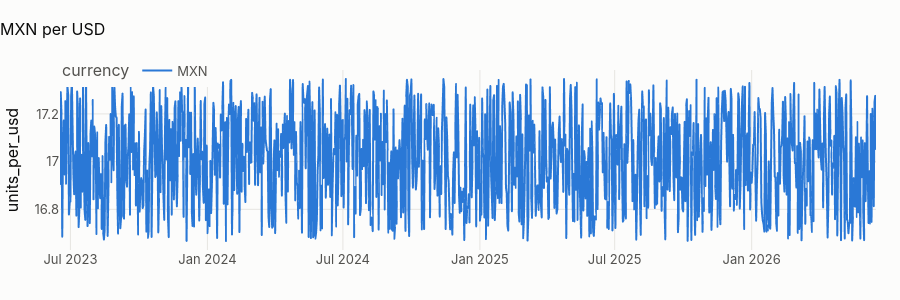

Notebook code for this chart:
### Markdown cell above
## 1 · The country's exchange rate

### Code cell
HOME = [country.COUNTRIES[c].home_currency for c in country.scope_codes(COUNTRY)]
fx = pl.q(f"""select currency, rate_date, usd_per_unit, 1 / usd_per_unit as units_per_usd
              from {{int_fx_usd}} where currency in ({", ".join(f"'{c}'" for c in HOME)}) order by 1, 2""")
fx["index_first_day_100"] = (
    100 * fx.units_per_usd / fx.groupby("currency").units_per_usd.transform("first")
)
fig = px.line(
    fx,
    x="rate_date",
    y="index_first_day_100" if len(HOME) > 1 else "units_per_usd",
    color="currency",
    title=f"{' / '.join(HOME)} per USD" + (" (first day = 100)" if len(HOME) > 1 else ""),
)
fig.update_layout(height=300, xaxis_title=None)
fig.show()
fxs = fx.groupby("currency").units_per_usd.agg(
    move_pct=lambda x: 100 * (x.iloc[-1] / x.iloc[0] - 1), cv_pct=lambda x: 100 * x.std() / x.mean()
)
show(fxs.round(2), paging=False)
move, cv = fxs.move_pct.iloc[0], fxs.cv_pct.iloc[0]
real = {
    "MX": "the peso moved between about 16.5 and 20.5 per dollar (2023–2025)",
    "CO": "the peso moved between about 3,800 and 4,500 per dollar (2023–2025)",
    "AR": "the official peso went from about 260 to over 1,000 per dollar (2023–2025), including a devaluation of "
    "more than 50 % in December 2023",
}
display(
    Markdown(
        (
            f"**{CTRY.home_currency} per USD moves {move:+.1f} % over three years (coefficient of variation {cv:.1f} %).** "
            f"In reality {real[COUNTRY]}. Every USD figure in this country is therefore "
            if COUNTRY != "ALL"
            else "**The three rates move "
            + ", ".join(f"{c} {r.move_pct:+.1f} %" for c, r in fxs.iterrows())
            + " over three years.** In reality "
            + "; ".join(real.values())
            + ". Every USD figure of the bank is therefore "
        )
        + "stable by construction; any feature meant to capture devaluation, inflation or real income cannot be validated "
        "here."
        + (
            " For Argentina this matters most: a real Argentine model must work in inflation-adjusted terms."
            if COUNTRY in ("AR", "ALL")
            else ""
        )
    )
)

### Figure 1 — Plotly figure (JSON) as saved in the notebook; plotly's stock layout.template omitted (floating-point values rounded to 4 significant figures; data arrays with more than 128 entries replaced by an {"elided": "..."} marker saying what was removed)
{"data": [{"hovertemplate": "currency=MXN<br>rate_date=%{x}<br>units_per_usd=%{y}<extra></extra>", "legendgroup": "MXN", "line": {"color": "#2a78d6", "dash": "solid"}, "marker": {"symbol": "circle"}, "mode": "lines", "name": "MXN", "showlegend": true, "type": "scattergl", "x": {"elided": "1097 str values"}, "xaxis": "x", "y": {"elided": "1097 float values"}, "yaxis": "y"}], "layout": {"height": 300, "legend": {"title": {"text": "currency"}, "tracegroupgap": 0}, "title": {"text": "MXN per USD"}, "xaxis": {"anchor": "y", "domain": [0.0, 1.0], "title": {}}, "yaxis": {"anchor": "x", "domain": [0.0, 1.0], "title": {"text": "units_per_usd"}}}}
